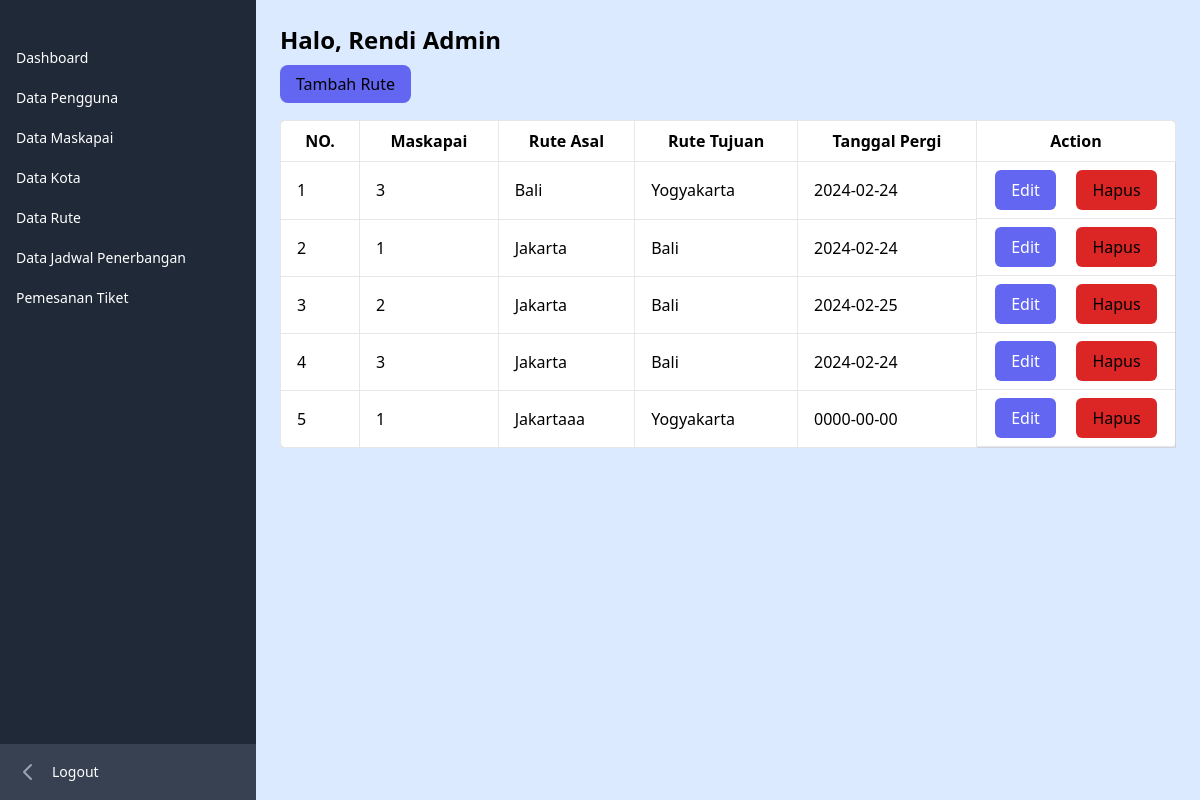
The app's page /admin/rute/index.php (signed in) with its own data.
### tables this page shows
CREATE TABLE `rute` (
  `id_rute` int(11) NOT NULL,
  `id_maskapai` int(11) NOT NULL,
  `rute_asal` varchar(100) NOT NULL,
  `rute_tujuan` varchar(100) NOT NULL,
  `tanggal_pergi` date NOT NULL
);

CREATE TABLE `maskapai` (
  `id_maskapai` int(11) NOT NULL,
  `logo_maskapai` text DEFAULT NULL,
  `nama_maskapai` varchar(50) NOT NULL,
  `kapasitas` int(11) NOT NULL
);

### admin/rute/functions.php (called while the page is built, shortened)
<?php
require '../../koneksi.php';
function query($query){
    global $conn;
    $rows = [];
    $result = mysqli_query($conn, $query);
    while($row = mysqli_fetch_assoc($result)){
        $rows[] = $row;
    }
    return $rows;
}

### admin/rute/index.php (the view, shortened to what this page needs)
<?php
require 'functions.php';
$rute = query("SELECT * FROM rute INNER JOIN maskapai ON maskapai.id_maskapai = rute.id_maskapai ORDER BY rute_asal");
?>
<?php require '../../layouts/sidebar_admin.php'; ?>
<div class="flex-auto overflow-x-hidden bg-blue-100">
            <div class="p-6">
                <div class="">
                    <h1 class="text-2xl font-semibold text-blue-950 mb-4">Halo, <?= $_SESSION["nama_lengkap"]; ?></h1>
                </div>
                <div>
                    <a href="tambah.php" class="bg-indigo-500 px-4 py-2 rounded-lg">Tambah Rute</a>
                </div>
                <table class="min-w-full border-collapse bg-white border border-gray-300 rounded-lg mt-6">
                    <thead>
                        <tr>
                            <th class="border py-2 px-4 border-b">NO.</th>
                            <th class="border py-2 px-4 border-b">Maskapai</th>
                            <th class="border py-2 px-4 border-b">Rute Asal</th>
                            <th class="border py-2 px-4 border-b">Rute Tujuan</th>
                            <th class="border py-2 px-4 border-b">Tanggal Pergi</th>
                            <th class="border py-2 px-4 border-b">Action</th>
                        </tr>
                    </thead>
                    <tbody>
                    <?php $no = 1; ?>
                    <?php foreach($rute as $data) : ?>
                            <tr>
                                <td class="border py-2 px-4 border-b"><?= $no; ?></td>
                                <td class="border py-2 px-4 border-b"><?= $data["id_maskapai"]; ?></td>
                                <td class="border py-2 px-4 border-b"><?= $data["rute_asal"]; ?></td>
                                <td class="border py-2 px-4 border-b"><?= $data["rute_tujuan"]; ?></td>
                                <td class="border py-2 px-4 border-b"><?= $data["tanggal_pergi"]; ?></td>
                                <td class="flex  py-2 px-2 border-b justify-around">
                                    <a href="edit.php?id=<?= $data["id_rute"]; ?>"
                                        class="fa-solid fa-pen-to-square text-md bg-indigo-500 text-white py-2 px-4 hover:text-black rounded-md"></i>Edit</a>
                                    <form action="hapus.php?id=<?= $data["id_rute"]; ?>" class=" inline-block" method="post">
                                        <button type="submit"
                                            class="fa-solid fa-trash text-md bg-red-600 py-2 px-4 text-black hover:text-white rounded-md"></i>Hapus</button>
                                    </form>
                                </td>
                            </tr>
                    </tbody>
                    <?php $no++; ?>
                    <?php endforeach; ?>
                </table>
            </div>
        </div>

### records on screen
rute: id_maskapai.id_maskapai "3", rute_asal "Bali", rute_tujuan "Yogyakarta", tanggal_pergi "2024-02-24"
rute: id_maskapai.id_maskapai "1", rute_asal "Jakarta", rute_tujuan "Bali", tanggal_pergi "2024-02-24"
rute: id_maskapai.id_maskapai "2", rute_asal "Jakarta", rute_tujuan "Bali", tanggal_pergi "2024-02-25"
rute: id_maskapai.id_maskapai "3", rute_asal "Jakarta", rute_tujuan "Bali", tanggal_pergi "2024-02-24"
rute: id_maskapai.id_maskapai "1", rute_asal "Jakartaaa", rute_tujuan "Yogyakarta", tanggal_pergi "0000-00-00"

### other values on screen
$_SESSION["nama_lengkap"] "Rendi Admin"
